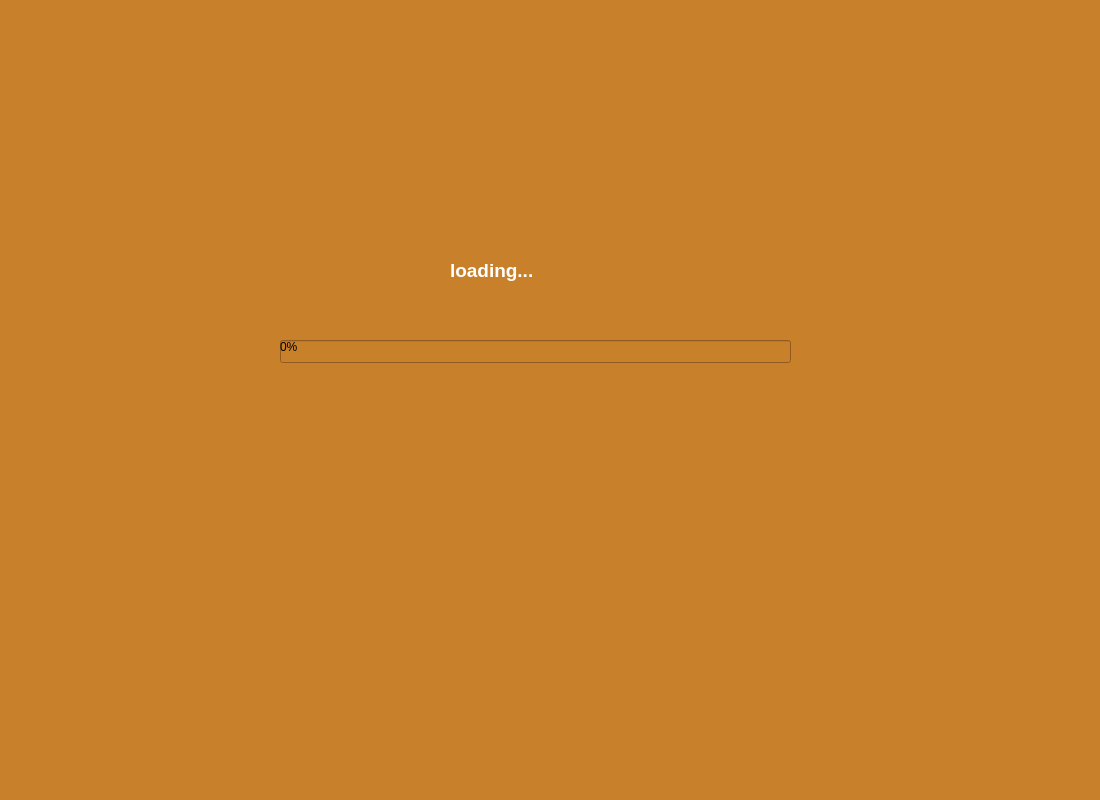
<?xml version="1.0" encoding="UTF-8"?>
<ui version="4.0">
 <class>Dialog</class>
 <widget class="QDialog" name="Dialog">
  <property name="geometry">
   <rect>
    <x>0</x>
    <y>0</y>
    <width>1100</width>
    <height>800</height>
   </rect>
  </property>
  <property name="windowTitle">
   <string>一个很菜的搜索引擎</string>
  </property>
  <property name="styleSheet">
   <string notr="true">background-color:rgb(200,128,43)</string>
  </property>
  <widget class="QLabel" name="label">
   <property name="geometry">
    <rect>
     <x>450</x>
     <y>240</y>
     <width>171</width>
     <height>61</height>
    </rect>
   </property>
   <property name="text">
    <string>&lt;html&gt;&lt;head/&gt;&lt;body&gt;&lt;p&gt;&lt;span style=&quot; font-size:14pt; font-weight:600; color:#ffffff;&quot;&gt;loading...&lt;/span&gt;&lt;/p&gt;&lt;/body&gt;&lt;/html&gt;</string>
   </property>
  </widget>
  <widget class="QProgressBar" name="progressBar">
   <property name="geometry">
    <rect>
     <x>280</x>
     <y>340</y>
     <width>511</width>
     <height>23</height>
    </rect>
   </property>
   <property name="styleSheet">
    <string notr="true">QProgressBar::chunk{
	background-color:rgb(239,217,193)
}</string>
   </property>
   <property name="value">
    <number>0</number>
   </property>
  </widget>
 </widget>
 <resources/>
 <connections/>
</ui>
